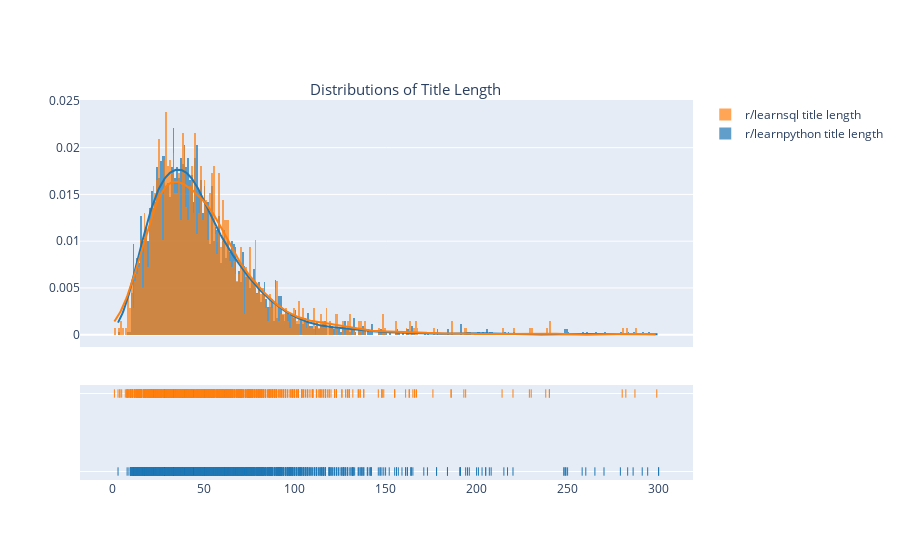

This figure's notebook cell:
### Markdown cell above
<img src='./images/title_length.png'>

### Code cell
import plotly.figure_factory as ff

hist_data = [learnpy['title_length'], learnsql['title_length']]
group_labels = ['r/learnpython title length', 'r/learnsql title length']

fig = ff.create_distplot(hist_data, group_labels, bin_size=[1, 1])
fig.update_layout(title_text='Distributions of Title Length', title_x=.45, title_y=.85, title_font_size=15)
fig.show()

### Figure 1 — Plotly figure (JSON) as saved in the notebook; plotly's stock layout.template omitted (floating-point values rounded to 4 significant figures; data arrays with more than 128 entries replaced by an {"elided": "..."} marker saying what was removed)
{"data": [{"histnorm": "probability density", "legendgroup": "r/learnpython title length", "marker": {"color": "rgb(31, 119, 180)"}, "name": "r/learnpython title length", "opacity": 0.7, "type": "histogram", "x": {"elided": "3396 int values"}, "xaxis": "x", "xbins": {"end": 300, "size": 1, "start": 3}, "yaxis": "y"}, {"histnorm": "probability density", "legendgroup": "r/learnsql title length", "marker": {"color": "rgb(255, 127, 14)"}, "name": "r/learnsql title length", "opacity": 0.7, "type": "histogram", "x": {"elided": "1389 int values"}, "xaxis": "x", "xbins": {"end": 299, "size": 1, "start": 1}, "yaxis": "y"}, {"legendgroup": "r/learnpython title length", "marker": {"color": "rgb(31, 119, 180)"}, "mode": "lines", "name": "r/learnpython title length", "showlegend": false, "type": "scatter", "x": {"elided": "500 float values"}, "xaxis": "x", "y": {"elided": "500 float values"}, "yaxis": "y"}, {"legendgroup": "r/learnsql title length", "marker": {"color": "rgb(255, 127, 14)"}, "mode": "lines", "name": "r/learnsql title length", "showlegend": false, "type": "scatter", "x": {"elided": "500 float values"}, "xaxis": "x", "y": {"elided": "500 float values"}, "yaxis": "y"}, {"legendgroup": "r/learnpython title length", "marker": {"color": "rgb(31, 119, 180)", "symbol": "line-ns-open"}, "mode": "markers", "name": "r/learnpython title length", "showlegend": false, "type": "scatter", "x": {"elided": "3396 int values"}, "xaxis": "x", "y": {"elided": "3396 str values"}, "yaxis": "y2"}, {"legendgroup": "r/learnsql title length", "marker": {"color": "rgb(255, 127, 14)", "symbol": "line-ns-open"}, "mode": "markers", "name": "r/learnsql title length", "showlegend": false, "type": "scatter", "x": {"elided": "1389 int values"}, "xaxis": "x", "y": {"elided": "1389 str values"}, "yaxis": "y2"}], "layout": {"autosize": true, "barmode": "overlay", "hovermode": "closest", "legend": {"traceorder": "reversed"}, "title": {"font": {"size": 15}, "text": "Distributions of Title Length", "x": 0.45, "y": 0.85}, "xaxis": {"anchor": "y2", "autorange": true, "domain": [0, 1], "range": [-17.5, 318.5], "type": "linear", "zeroline": false}, "yaxis": {"anchor": "free", "autorange": true, "domain": [0.35, 1], "position": 0, "range": [-0.001315, 0.0251], "type": "linear"}, "yaxis2": {"anchor": "x", "autorange": true, "domain": [0, 0.25], "dtick": 1, "range": [-0.1818, 1.182], "showticklabels": false, "type": "category"}}}
